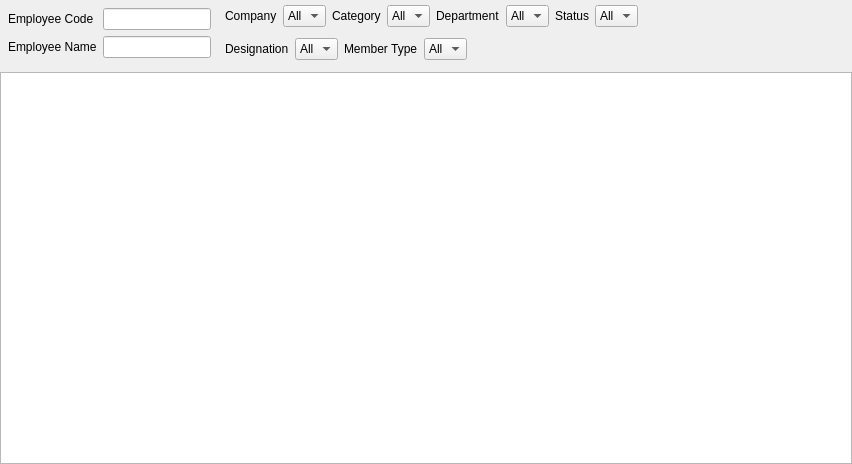
<?xml version="1.0" encoding="UTF-8"?>
<ui version="4.0">
 <class>Form</class>
 <widget class="QWidget" name="Form">
  <property name="geometry">
   <rect>
    <x>0</x>
    <y>0</y>
    <width>852</width>
    <height>464</height>
   </rect>
  </property>
  <property name="windowTitle">
   <string>Form</string>
  </property>
  <layout class="QVBoxLayout" name="mainLayout">
   <property name="leftMargin">
    <number>0</number>
   </property>
   <property name="topMargin">
    <number>0</number>
   </property>
   <property name="rightMargin">
    <number>0</number>
   </property>
   <property name="bottomMargin">
    <number>0</number>
   </property>
   <item>
    <layout class="QHBoxLayout" name="horizontalLayout" stretch="0,1,0">
     <item>
      <layout class="QFormLayout" name="filters0">
       <property name="leftMargin">
        <number>8</number>
       </property>
       <property name="topMargin">
        <number>8</number>
       </property>
       <property name="rightMargin">
        <number>8</number>
       </property>
       <property name="bottomMargin">
        <number>8</number>
       </property>
       <item row="0" column="0">
        <widget class="QLabel" name="labelEmployeeCode">
         <property name="text">
          <string>Employee Code</string>
         </property>
        </widget>
       </item>
       <item row="1" column="0">
        <widget class="QLabel" name="labelEmployeeName">
         <property name="text">
          <string>Employee Name</string>
         </property>
        </widget>
       </item>
       <item row="0" column="1">
        <widget class="QLineEdit" name="inputEmployeeCode"/>
       </item>
       <item row="1" column="1">
        <widget class="QLineEdit" name="inputEmployeeName"/>
       </item>
      </layout>
     </item>
     <item>
      <layout class="QVBoxLayout" name="verticalLayout">
       <item>
        <layout class="QHBoxLayout" name="filters1">
         <item>
          <widget class="QLabel" name="labelCompany">
           <property name="text">
            <string>Company</string>
           </property>
          </widget>
         </item>
         <item>
          <widget class="QComboBox" name="comboBox">
           <item>
            <property name="text">
             <string>All</string>
            </property>
           </item>
          </widget>
         </item>
         <item>
          <widget class="QLabel" name="labelCompany_2">
           <property name="text">
            <string>Category</string>
           </property>
          </widget>
         </item>
         <item>
          <widget class="QComboBox" name="comboBox_2">
           <item>
            <property name="text">
             <string>All</string>
            </property>
           </item>
          </widget>
         </item>
         <item>
          <widget class="QLabel" name="labelCompany_3">
           <property name="text">
            <string>Department</string>
           </property>
          </widget>
         </item>
         <item>
          <widget class="QComboBox" name="comboBox_3">
           <item>
            <property name="text">
             <string>All</string>
            </property>
           </item>
          </widget>
         </item>
         <item>
          <widget class="QLabel" name="labelCompany_4">
           <property name="text">
            <string>Status</string>
           </property>
          </widget>
         </item>
         <item>
          <widget class="QComboBox" name="comboBox_4">
           <item>
            <property name="text">
             <string>All</string>
            </property>
           </item>
          </widget>
         </item>
         <item>
          <spacer name="horizontalSpacer">
           <property name="orientation">
            <enum>Qt::Horizontal</enum>
           </property>
           <property name="sizeHint" stdset="0">
            <size>
             <width>40</width>
             <height>20</height>
            </size>
           </property>
          </spacer>
         </item>
        </layout>
       </item>
       <item>
        <layout class="QHBoxLayout" name="filters2">
         <item>
          <widget class="QLabel" name="labelCompany_5">
           <property name="text">
            <string>Designation</string>
           </property>
          </widget>
         </item>
         <item>
          <widget class="QComboBox" name="comboBox_5">
           <item>
            <property name="text">
             <string>All</string>
            </property>
           </item>
          </widget>
         </item>
         <item>
          <widget class="QLabel" name="labelCompany_6">
           <property name="text">
            <string>Member Type</string>
           </property>
          </widget>
         </item>
         <item>
          <widget class="QComboBox" name="comboBox_6">
           <item>
            <property name="text">
             <string>All</string>
            </property>
           </item>
          </widget>
         </item>
         <item>
          <spacer name="horizontalSpacer_2">
           <property name="orientation">
            <enum>Qt::Horizontal</enum>
           </property>
           <property name="sizeHint" stdset="0">
            <size>
             <width>40</width>
             <height>20</height>
            </size>
           </property>
          </spacer>
         </item>
        </layout>
       </item>
      </layout>
     </item>
     <item>
      <spacer name="horizontalSpacer_3">
       <property name="orientation">
        <enum>Qt::Horizontal</enum>
       </property>
       <property name="sizeHint" stdset="0">
        <size>
         <width>40</width>
         <height>20</height>
        </size>
       </property>
      </spacer>
     </item>
    </layout>
   </item>
   <item>
    <layout class="QVBoxLayout" name="verticalLayout_2">
     <item>
      <widget class="QTableView" name="tableView"/>
     </item>
    </layout>
   </item>
  </layout>
 </widget>
 <resources/>
 <connections/>
</ui>
